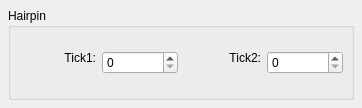
<?xml version="1.0" encoding="UTF-8"?>
<ui version="4.0">
 <class>HairpinBase</class>
 <widget class="QWidget" name="HairpinBase">
  <property name="geometry">
   <rect>
    <x>0</x>
    <y>0</y>
    <width>362</width>
    <height>108</height>
   </rect>
  </property>
  <property name="windowTitle">
   <string>Form</string>
  </property>
  <layout class="QVBoxLayout">
   <property name="spacing">
    <number>6</number>
   </property>
   <property name="margin">
    <number>8</number>
   </property>
   <item>
    <widget class="QGroupBox" name="groupBox">
     <property name="title">
      <string>Hairpin</string>
     </property>
     <property name="flat">
      <bool>false</bool>
     </property>
     <layout class="QVBoxLayout">
      <property name="spacing">
       <number>6</number>
      </property>
      <property name="margin">
       <number>8</number>
      </property>
      <item>
       <layout class="QHBoxLayout">
        <property name="spacing">
         <number>6</number>
        </property>
        <property name="margin">
         <number>0</number>
        </property>
        <item>
         <widget class="QLabel" name="label">
          <property name="text">
           <string>Tick1:</string>
          </property>
          <property name="textFormat">
           <enum>Qt::PlainText</enum>
          </property>
          <property name="alignment">
           <set>Qt::AlignRight</set>
          </property>
         </widget>
        </item>
        <item>
         <widget class="QSpinBox" name="tick1">
          <property name="maximum">
           <number>999999</number>
          </property>
         </widget>
        </item>
        <item>
         <widget class="QLabel" name="label_2">
          <property name="text">
           <string>Tick2:</string>
          </property>
          <property name="textFormat">
           <enum>Qt::PlainText</enum>
          </property>
          <property name="alignment">
           <set>Qt::AlignRight</set>
          </property>
         </widget>
        </item>
        <item>
         <widget class="QSpinBox" name="tick2">
          <property name="maximum">
           <number>999999</number>
          </property>
         </widget>
        </item>
       </layout>
      </item>
     </layout>
    </widget>
   </item>
  </layout>
 </widget>
 <resources/>
 <connections/>
</ui>
